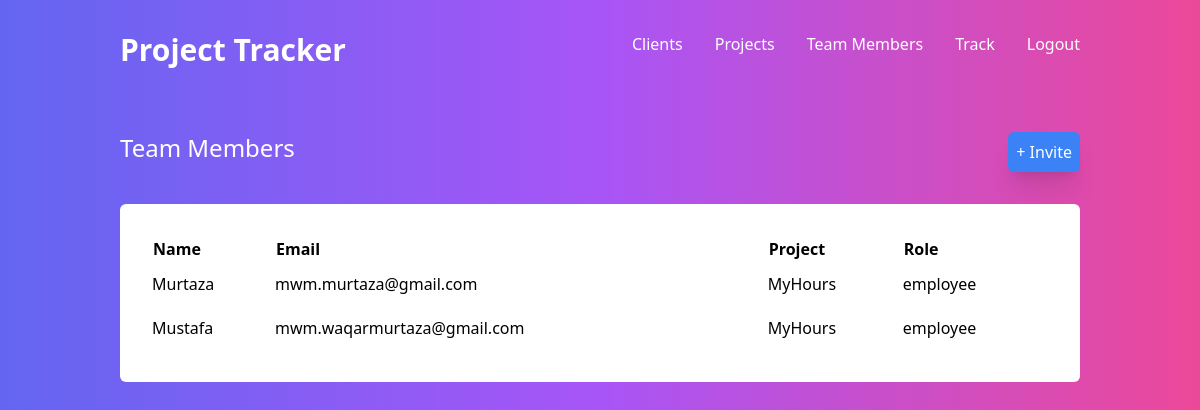
Screenshot of /team/ (signed in) with the database file from the repository.
### project_tracker/models.py (models this page shows, shortened)
class Member(models.Model):
    project = models.ForeignKey(Project, on_delete=models.CASCADE, related_name = 'members')
    member_name = models.CharField(max_length=255)
    member_email = models.EmailField(max_length=50)
    CHOICES = [
        ('manager', 'Manager'),
        ('employee', 'Employee'),
    ]
    member_role = models.CharField(max_length=255, choices=CHOICES, default = 'Employee')

class Project(models.Model):
    client = models.ForeignKey(Client, on_delete=models.CASCADE, related_name = 'projects')
    project_name = models.CharField(max_length=255)
    project_created = models.DateTimeField(auto_now_add=True, null=True)
    project_deadline = models.DateField()
    def __str__(self):
        return f"{self.project_name}"

### project_tracker/decorators.py (the view)
        def wrapper_func(request, *args, **kwargs):
            if request.user.groups.exists():
                group = request.user.groups.all()[0].name
                print(group)
                if group in allowed_roles or not allowed_roles:
                    return view_func(request, *args, **kwargs)
            return HttpResponse("You are not allowed to view this")

### project_tracker/views.py (called while the page is built)
@allowed_users(allowed_roles=['Admin'])
def team(request):
    clients = request.user.company.clients.all()
    myprojects = Project.objects.filter(client__in=clients)
    mymembers = Member.objects.filter(project__in=myprojects)
    return render(request, "team_members.html", {"mymembers":mymembers})

### project_tracker/templates/team_members.html (shortened to what this page needs)
{% load static %}
<!DOCTYPE html>
<html lang="en">
<head>
    <link rel="stylesheet" href="{% static 'css/style.css' %}">
    <link rel="stylesheet" href="{% static 'css/morestyles.css' %}">
</head>
<body class="bg-gradient-to-r from-indigo-500 via-purple-500 to-pink-500">
    <header class="container mx-auto text-white p-8" >
        <nav class="flex justify-around font-medium">
            <div class="font-semibold text-3xl flex-1">
                <a class="decoration-0 " href="{% url 'home' %}">Project Tracker</a>
            </div>
            <ul class="decoration-0 flex gap-x-8">
                <li ><a href="{% url 'home' %}">Clients</a></li>
                <li ><a href="{% url 'projects' %}">Projects</a></li>
                <li><a href="{% url 'team' %}">Team Members</a></li>
                <li><a href="{% url 'track' %}">Track</a></li>
                <li><a href="{% url 'logout' %}">Logout</a></li>
            </ul>
        </nav>
    </header>
    <main class="container mx-auto p-8">
        <div class="flex justify-between mb-8" style="gap: 30px;">
            <h1 class="text-white text-2xl font-medium">Team Members</h1>
            <a class="bg-blue-500 shadow-xl p-2 rounded-md text-white" href="add_member/">+ Invite</a>
        </div>
        <div class="rounded-md bg-white p-8">
            <table>
                {% if mymembers %}
                <tr>
                    <th>Name</th>
                    <th>Email</th>
                    <th>Project</th>
                    <th>Role</th>
                </tr>
                <tr>
                {% for member in mymembers %}
                    <td>{{ member.member_name }}</td>
                    <td>{{ member.member_email }}</td>
                    <td>{{ member.project }}</td>
                    <td>{{ member.member_role }}</td>
                </tr>
                {% endfor %}
                {% else %}
                <tr>
                    <p class='text-center text-lg'>This view will show members of your project</p>
                </tr>
                {% endif %}
            </table>
        </div>
    </main>
</body>
</html>

### static/css/style.css (style rules this page uses)
html, :host { line-height: 1.5; -webkit-text-size-adjust: 100%; -moz-tab-size: 4; -o-tab-size: 4; tab-size: 4; font-family: ui-sans-serif, system-ui, sans-serif, "Apple Color Emoji", "Segoe UI Emoji", "Segoe UI Symbol", "Noto Color Emoji"; font-feature-settings: normal; font-variation-settings: normal; -webkit-tap-highlight-color: transparent; }
body { margin: 0; line-height: inherit; }
h1, h2, h3, h4, h5, h6 { font-size: inherit; font-weight: inherit; }
a { color: inherit; text-decoration: inherit; }
table { text-indent: 0; border-color: inherit; border-collapse: collapse; }
blockquote, dl, dd, h1, h2, h3, h4, h5, h6, hr, figure, p, pre { margin: 0; }
ol, ul, menu { list-style: none; margin: 0; padding: 0; }
.container { width: 100%; }
@media (min-width: 640px) { .container { max-width: 640px; } }
@media (min-width: 768px) { .container { max-width: 768px; } }
@media (min-width: 1024px) { .container { max-width: 1024px; } }
.mx-auto { margin-left: auto; margin-right: auto; }
.mb-8 { margin-bottom: 2rem; }
.flex { display: flex; }
.flex-1 { flex: 1 1 0%; }
.justify-between { justify-content: space-between; }
.justify-around { justify-content: space-around; }
.gap-x-8 { -moz-column-gap: 2rem; column-gap: 2rem; }
.rounded-md { border-radius: 0.375rem; }
.bg-blue-500 { --tw-bg-opacity: 1; background-color: rgb(59 130 246 / var(--tw-bg-opacity)); }
.bg-white { --tw-bg-opacity: 1; background-color: rgb(255 255 255 / var(--tw-bg-opacity)); }
.bg-gradient-to-r { background-image: linear-gradient(to right, var(--tw-gradient-stops)); }
.from-indigo-500 { --tw-gradient-from: #6366f1 var(--tw-gradient-from-position); --tw-gradient-to: rgb(99 102 241 / 0) var(--tw-gradient-to-position); --tw-gradient-stops: var(--tw-gradient-from), var(--tw-gradient-to); }
.via-purple-500 { --tw-gradient-to: rgb(168 85 247 / 0) var(--tw-gradient-to-position); --tw-gradient-stops: var(--tw-gradient-from), #a855f7 var(--tw-gradient-via-position), var(--tw-gradient-to); }
.to-pink-500 { --tw-gradient-to: #ec4899 var(--tw-gradient-to-position); }
.p-2 { padding: 0.5rem; }
.p-8 { padding: 2rem; }
.text-2xl { font-size: 1.5rem; line-height: 2rem; }
.text-3xl { font-size: 1.875rem; line-height: 2.25rem; }
.font-medium { font-weight: 500; }
.font-semibold { font-weight: 600; }
.text-white { --tw-text-opacity: 1; color: rgb(255 255 255 / var(--tw-text-opacity)); }
.decoration-0 { text-decoration-thickness: 0px; }
.shadow-xl { --tw-shadow: 0 20px 25px -5px rgb(0 0 0 / 0.1), 0 8px 10px -6px rgb(0 0 0 / 0.1); --tw-shadow-colored: 0 20px 25px -5px var(--tw-shadow-color), 0 8px 10px -6px var(--tw-shadow-color); box-shadow: var(--tw-ring-offset-shadow, 0 0 #0000), var(--tw-ring-shadow, 0 0 #0000), var(--tw-shadow); }

### static/css/morestyles.css (style rules this page uses)
tr, td { text-align: left; padding: 10px 0; }
table { width : 100%; }
.p-8 { padding: 2rem; }
.text-2xl { font-size: 1.5rem; line-height: 2rem; }

### rows the page displays
Member: member_name "Murtaza", member_email "mwm.murtaza@gmail.com", project "MyHours", member_role "employee"
Member: member_name "Mustafa", member_email "mwm.waqarmurtaza@gmail.com", project "MyHours", member_role "employee"
